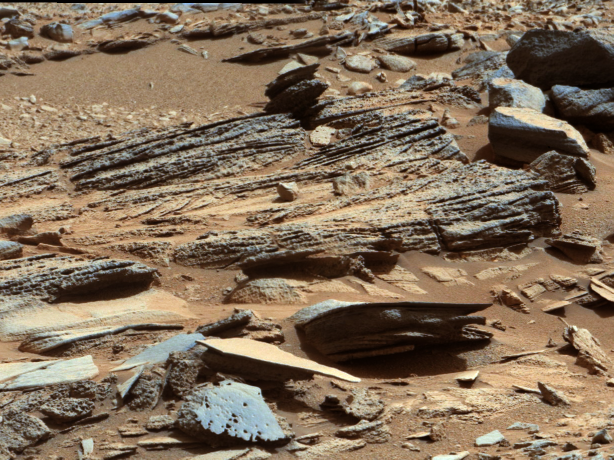
//> input picture PIA16707.tif, 1227 x 919 px (shown at 1/2 size)
$ ./histogram ../PIA16707.tif   (built with g++ and OpenCV 4)
//> lines starting //> are read from the running program, lines starting //| are printed output that depends on the picture
// this program was developed as an excercize for G. Sappiros' course on Image&Video Processing @ Coursera.org by Marinos Koutomichalis (marinos@agxivatein.com)

// Compute the histogram of a given image and of its prediction errors. If the pixel being processed is at coordinate (0,0), consider
// predicting based on just the pixel at (-1,0);
// predicting based on just the pixel at (0,1);
// predicting based on the average of the pixels at (-1,0), (-1,1), and (0,1).

#include "opencv2/core/core.hpp"
#include "opencv2/highgui/highgui.hpp"
#include <opencv2/imgproc/imgproc.hpp>
#include <iostream>

// ** this class is based on the 'opencv2 cookbook' p91

class Histogram1D {
private:
  // number of bins
  int histSize[1];
  // min and max pixel value
  float hranges[2];
  const float* ranges[1];
public:
  Histogram1D() {
    histSize[0] = 256;
    hranges[0]= 0.0;
    hranges[1]= 255.0;
    ranges[0]= hranges;
  }
  // Computes the 3D histogram.
  cv::MatND getHistogram(const cv::Mat &image) {
    cv::MatND hist;
    int channels[1] = {0};
    // Compute histogram
    cv::calcHist(&image, 1, channels, cv::Mat(), hist, 1, histSize, ranges);
    return hist;
  }

  // Computes the 3D histogram and returns an image of it.
  cv::Mat getHistogramImage(const cv::Mat &image, cv::Scalar color){
         // Compute histogram first
         cv::MatND hist= getHistogram(image);
         // Get min and max bin values
         double maxVal=0;
         double minVal=0;
         cv::minMaxLoc(hist, &minVal, &maxVal, 0, 0);
         // Image on which to display histogram
         cv::Mat histImg(histSize[0], histSize[0],
                         CV_8UC3,cv::Scalar(0));
         // set highest point at 90% of nbins
         int hpt = static_cast<int>(0.9*histSize[0]);
         // Draw a vertical line for each bin
         for( int h = 0; h < histSize[0]; h++ ) {
            float binVal = hist.at<float>(h);
            int intensity = static_cast<int>(binVal*hpt/maxVal);
            // This function draws a line between 2 points
            cv::line(histImg,cv::Point(h,histSize[0]),
		     cv::Point(h,histSize[0]-intensity),
		     color);
	 }
	 return histImg;
}
};

int main( int argc, char** argv )
{
  if( argc != 2)
    {
      std::cout <<"Please enter filename!" << std::endl;
      return -1;
    }

  // read image
  cv::Mat image;
  image = cv::imread(argv[1], CV_LOAD_IMAGE_COLOR);
//> image is the input picture: 919 rows x 1227 cols, CV_8UC3; mean B, G, R 89.7, 110.5, 129.3

  if(! image.data )
    {
      std::cout <<  "Could not open or find the image" << std::endl ;
      return -1;
    }

  // split image
  std::vector<cv::Mat> rgbChannels(3);
  cv::split(image, rgbChannels);
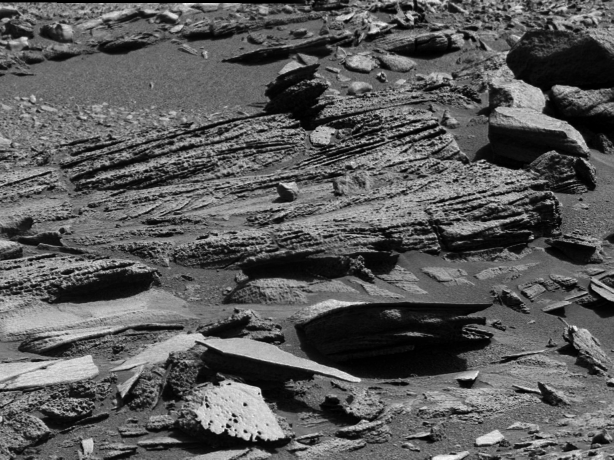
//> rgbChannels[0]: 919 rows x 1227 cols, CV_8UC1 (shown at 1/2 size); min 0, max 255, mean 89.7
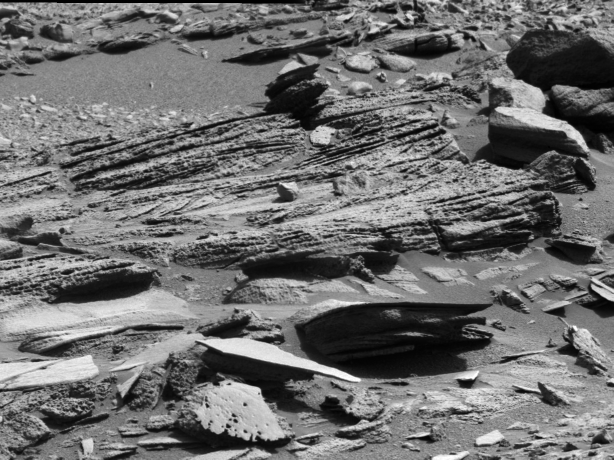
//> rgbChannels[1]: 919 rows x 1227 cols, CV_8UC1 (shown at 1/2 size); min 0, max 255, mean 110.5
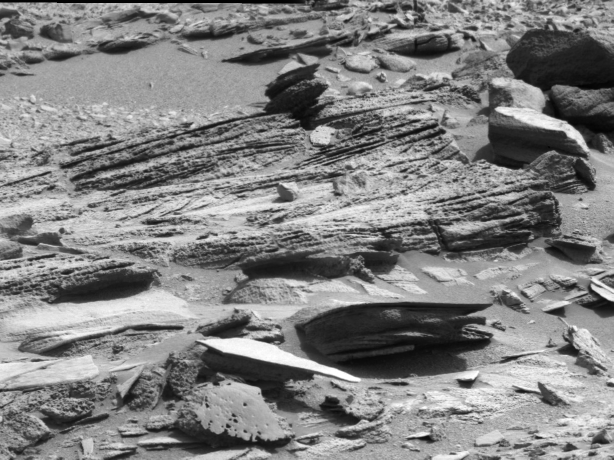
//> rgbChannels[2]: 919 rows x 1227 cols, CV_8UC1 (shown at 1/2 size); min 0, max 255, mean 129.3

  // histogram class
  Histogram1D h;

  // create windows
  cv::namedWindow( "Image",1);
  cv::namedWindow( "HistogramR");
  cv::moveWindow("HistogramR", 600, 0);
  cv::namedWindow( "HistogramG");
  cv::moveWindow("HistogramG", 600, 350);
  cv::namedWindow( "HistogramB");
  cv::moveWindow("HistogramB", 800, 200);


  // display images
  cv::imshow( "Image", image );
  cv::imshow("HistogramR", h.getHistogramImage(rgbChannels[2],
					       cv::Scalar(0,0,255)));
//> in getHistogram, `cv::calcHist(&image, 1, channels, cv::Mat(), hist, 1, histSize, ranges);`: hist = 256 values, max 12205 at index 160, min 0 at index 255, mean 4402.2
//> in getHistogramImage, `cv::minMaxLoc(hist, &minVal, &maxVal, 0, 0);`: maxVal = 12205
//> the loop in getHistogramImage, `for( int h = 0; h < histSize[0]; h++ )` made 256 passes
//> (binVal, intensity) on passes 1 to 3: (13, 0), (724, 13), (961, 18)
//> after the loop in getHistogramImage, `for( int h = 0; h < histSize[0]; h++ )`:
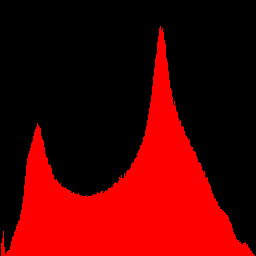
//> histImg: 256 rows x 256 cols, CV_8UC3; mean B, G, R 0, 0, 82.2
  cv::imshow("HistogramG", h.getHistogramImage(rgbChannels[1],
					       cv::Scalar(0,255,0)));
//> call 2 of getHistogramImage, with color = Scalar(0, 255)
//> in getHistogramImage (call 2), `cv::MatND hist= getHistogram(image);`: hist = 256 values, max 11234 at index 133, min 0 at index 255, mean 4404
//> in getHistogramImage (call 2), `cv::minMaxLoc(hist, &minVal, &maxVal, 0, 0);`: maxVal = 11234
//> the loop in getHistogramImage (call 2), `for( int h = 0; h < histSize[0]; h++ )` made 256 passes
//> (binVal, intensity) on passes 1 to 3: (957, 19), (1447, 29), (1764, 36)
//> after the loop in getHistogramImage (call 2), `for( int h = 0; h < histSize[0]; h++ )`:
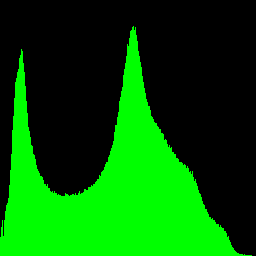
//> histImg: 256 rows x 256 cols, CV_8UC3; mean B, G, R 0, 89.3, 0
  cv::imshow("HistogramB", h.getHistogramImage(rgbChannels[0],
					       cv::Scalar(255,0,0)));
//> call 3 of getHistogramImage, with color = Scalar(255)
//> in getHistogramImage (call 3), `cv::MatND hist= getHistogram(image);`: hist = 256 values, max 15013 at index 11, min 0 at index 255, mean 4404.7
//> in getHistogramImage (call 3), `cv::minMaxLoc(hist, &minVal, &maxVal, 0, 0);`: maxVal = 15013
//> the loop in getHistogramImage (call 3), `for( int h = 0; h < histSize[0]; h++ )` made 256 passes
//> (binVal, intensity) on passes 1 to 3: (4944, 75), (5080, 77), (6815, 104)
//> after the loop in getHistogramImage (call 3), `for( int h = 0; h < histSize[0]; h++ )`:
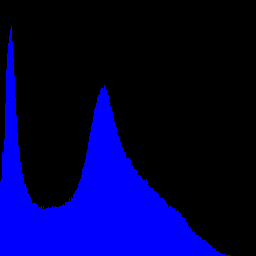
//> histImg: 256 rows x 256 cols, CV_8UC3; mean B, G, R 66.7, 0, 0
  cv::waitKey(0);

  // clean up
  cv::destroyAllWindows();
  return 0;
}
